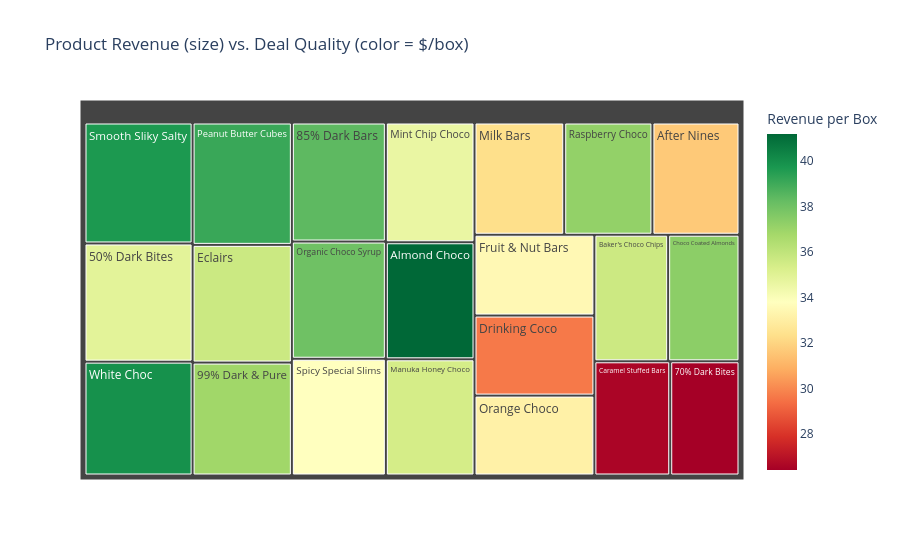

Source (notebook cell):
### Markdown cell above
## 5. Product Performance

### Code cell
product_df = product_summary(df)

fig = px.treemap(
    product_df,
    path=['Product'],
    values='Revenue',
    color='Revenue per Box',
    color_continuous_scale='RdYlGn',
    title='Product Revenue (size) vs. Deal Quality (color = $/box)',
    hover_data={'Revenue': ':,.0f', 'Revenue per Box': ':.2f'}
)
fig.show()

### Figure 1 — Plotly figure (JSON) as saved in the notebook; plotly's stock layout.template omitted (floating-point values rounded to 4 significant figures)
{"data": [{"branchvalues": "total", "customdata": [[349700.0, 39.69], [341700.0, 34.9], [329100.0, 39.95], [324800.0, 39.12], [312400.0, 35.68], [299800.0, 36.89], [299200.0, 38.4], [294700.0, 38.03], [293500.0, 33.79], [284000.0, 34.6], [277500.0, 41.2], [275500.0, 35.41], [269200.0, 32.32], [264700.0, 37.21], [261300.0, 31.65], [259100.0, 33.49], [256700.0, 29.64], [256100.0, 33.13], [249600.0, 35.67], [241500.0, 37.36], [231600.0, 26.57], [211600.0, 26.4]], "domain": {"x": [0, 1], "y": [0, 1]}, "hovertemplate": "labels=%{label}<br>Revenue=%{customdata[0]:,.0f}<br>parent=%{parent}<br>id=%{id}<br>Revenue per Box=%{color:.2f}<extra></extra>", "ids": ["Smooth Sliky Salty", "50% Dark Bites", "White Choc", "Peanut Butter Cubes", "Eclairs", "99% Dark & Pure", "85% Dark Bars", "Organic Choco Syrup", "Spicy Special Slims", "Mint Chip Choco", "Almond Choco", "Manuka Honey Choco", "Milk Bars", "Raspberry Choco", "After Nines", "Fruit & Nut Bars", "Drinking Coco", "Orange Choco", "Baker's Choco Chips", "Choco Coated Almonds", "Caramel Stuffed Bars", "70% Dark Bites"], "labels": ["Smooth Sliky Salty", "50% Dark Bites", "White Choc", "Peanut Butter Cubes", "Eclairs", "99% Dark & Pure", "85% Dark Bars", "Organic Choco Syrup", "Spicy Special Slims", "Mint Chip Choco", "Almond Choco", "Manuka Honey Choco", "Milk Bars", "Raspberry Choco", "After Nines", "Fruit & Nut Bars", "Drinking Coco", "Orange Choco", "Baker's Choco Chips", "Choco Coated Almonds", "Caramel Stuffed Bars", "70% Dark Bites"], "marker": {"coloraxis": "coloraxis", "colors": [39.69, 34.9, 39.95, 39.12, 35.68, 36.89, 38.4, 38.03, 33.79, 34.6, 41.2, 35.41, 32.32, 37.21, 31.65, 33.49, 29.64, 33.13, 35.67, 37.36, 26.57, 26.4]}, "name": "", "parents": ["", "", "", "", "", "", "", "", "", "", "", "", "", "", "", "", "", "", "", "", "", ""], "type": "treemap", "values": [349700.0, 341700.0, 329100.0, 324800.0, 312400.0, 299800.0, 299200.0, 294700.0, 293500.0, 284000.0, 277500.0, 275500.0, 269200.0, 264700.0, 261300.0, 259100.0, 256700.0, 256100.0, 249600.0, 241500.0, 231600.0, 211600.0]}], "layout": {"coloraxis": {"colorbar": {"title": {"text": "Revenue per Box"}}, "colorscale": [[0, "rgb(165,0,38)"], [0.1, "rgb(215,48,39)"], [0.2, "rgb(244,109,67)"], [0.3, "rgb(253,174,97)"], [0.4, "rgb(254,224,139)"], [0.5, "rgb(255,255,191)"], [0.6, "rgb(217,239,139)"], [0.7, "rgb(166,217,106)"], [0.8, "rgb(102,189,99)"], [0.9, "rgb(26,152,80)"], [1, "rgb(0,104,55)"]]}, "legend": {"tracegroupgap": 0}, "title": {"text": "Product Revenue (size) vs. Deal Quality (color = $/box)"}}}
